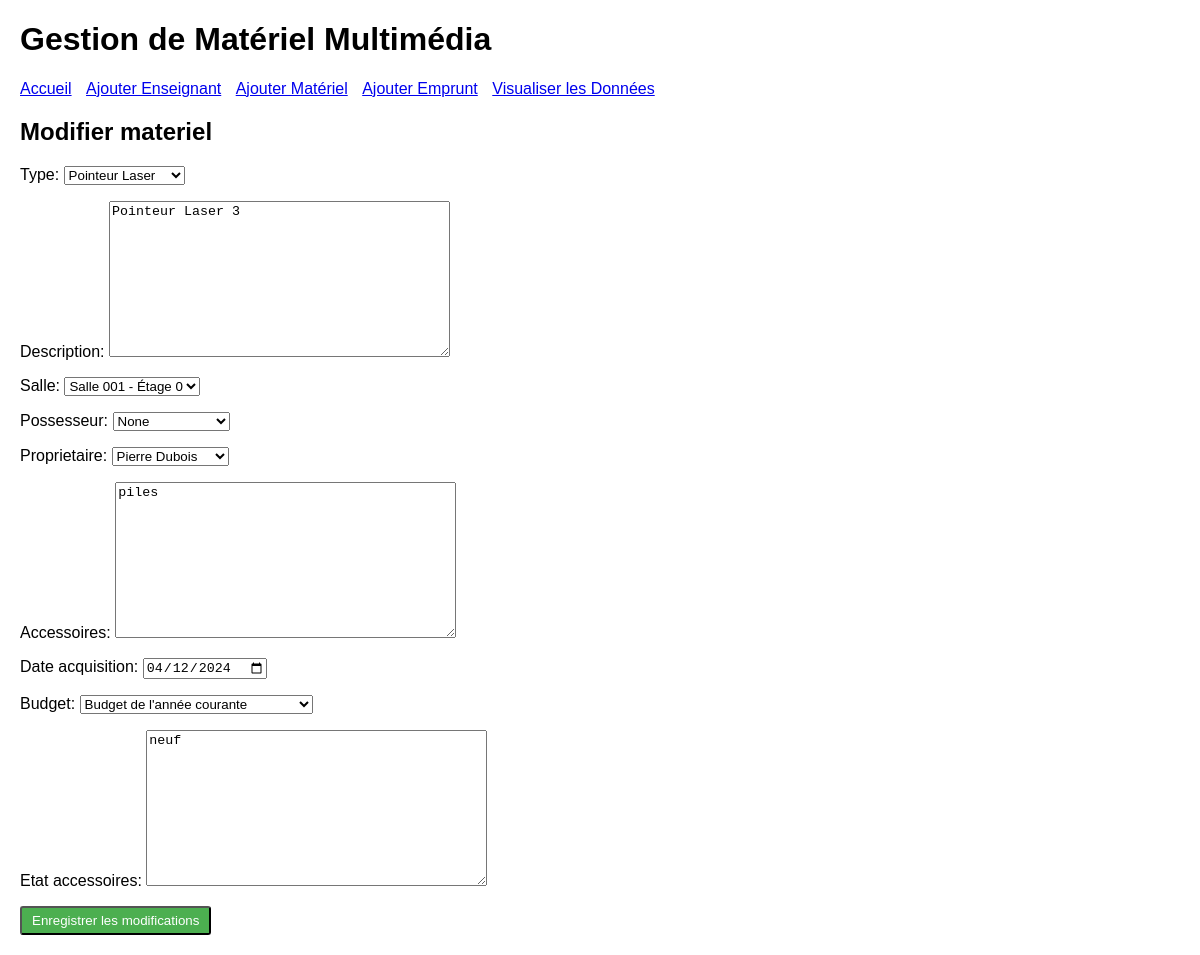
/gestion_materiel/modifier_materiel/12/, run on an earlier commit of the app's database.
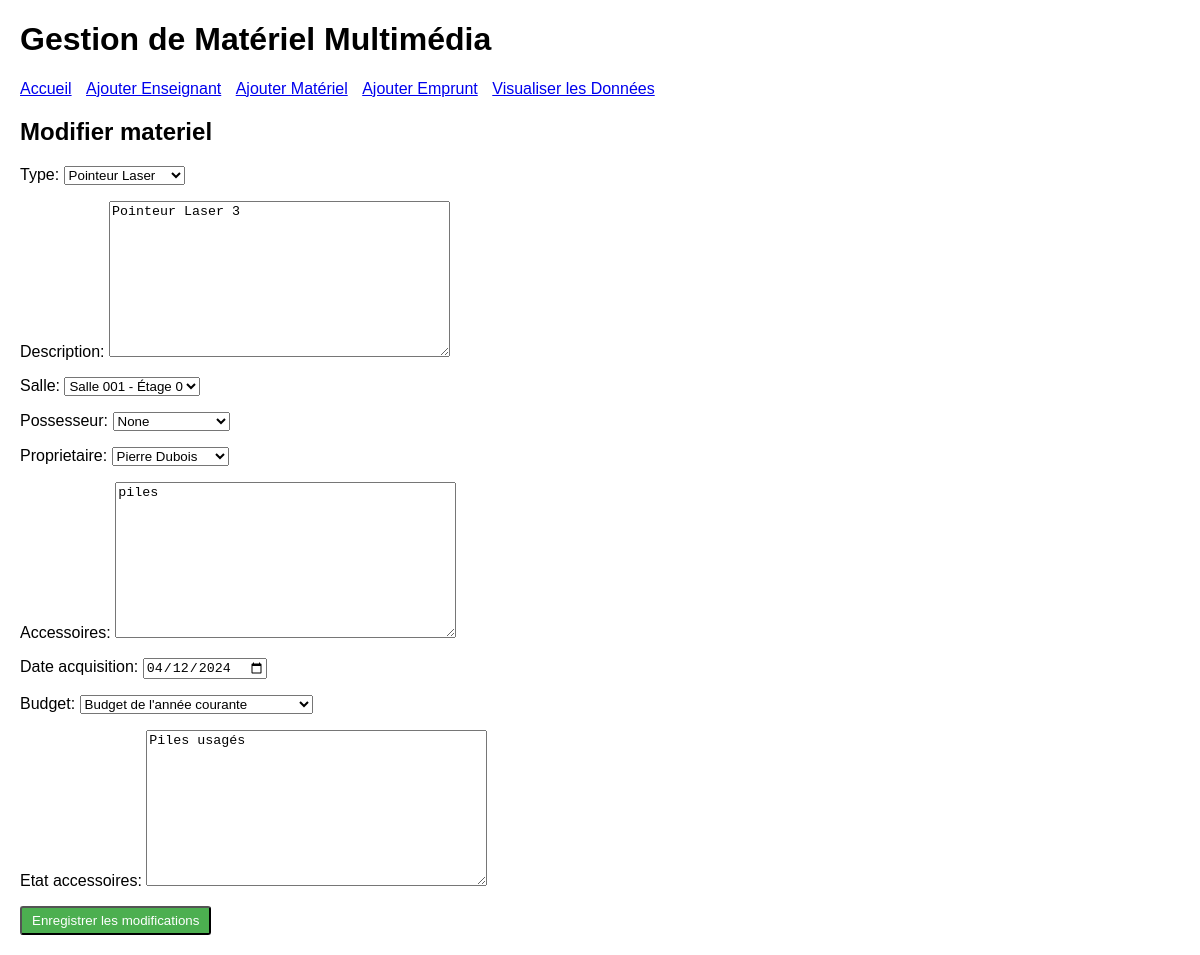
And on a later commit of the database.
### gestion_materiel/models.py (models this page shows, shortened)
class Materiel(models.Model):
    TYPE_CHOICES = [
        ('smartphone', 'Smartphone'),
        ('tablette', 'Tablette'),
        ('ecran', 'Écran'),
        ('video_projecteur', 'Vidéo Projecteur'),
        ('pointeur_laser', 'Pointeur Laser')
    ]
    BUDGET_CHOICES = [
        ('annee_courante', "Budget de l'année courante"),
        ('projets', 'Budget projets'),
        ('financements_exceptionnels', 'Budget financements exceptionnels')
    ]
    type = models.CharField(max_length=20, choices=TYPE_CHOICES)
    description = models.TextField()
    salle = models.ForeignKey(Salle, on_delete=models.SET_NULL, null=True, related_name='materiels', default=1)
    possesseur = models.ForeignKey(Enseignant, on_delete=models.SET_NULL, null=True, blank=True, related_name='materiels_possedes')
    proprietaire = models.ForeignKey(Enseignant, on_delete=models.SET_NULL, null=True, related_name='proprietaire_materiel', default=1)
    accessoires = models.TextField()
    date_acquisition = models.DateField()
    budget = models.CharField(max_length=30, choices=BUDGET_CHOICES, default='annee_courante')
    etat_accessoires = models.TextField()

### gestion_materiel/views.py (the view)
# urls.py: path('modifier_materiel/<int:pk>/', modifier_materiel, name='modifier_materiel'),
def modifier_materiel(request, pk):
    materiel = get_object_or_404(Materiel, pk=pk)
    if request.method == 'POST':
        form = MaterielForm(request.POST, instance=materiel)
        if form.is_valid():
            form.save()
            return redirect('visualisation')
    else:
        form = MaterielForm(instance=materiel)
    return render(request, 'modifier_materiel.html', {'form': form})

### gestion_materiel/forms.py
class MaterielForm(forms.ModelForm):
    possesseur = forms.ModelChoiceField(
        queryset=Enseignant.objects.all(),
        required=False,
        empty_label="None"
    )
    class Meta:
        model = Materiel
        fields = ['type', 'description', 'salle', 'possesseur', 'proprietaire', 'accessoires', 'date_acquisition', 'budget', 'etat_accessoires']
        widgets = {
            'date_acquisition': forms.DateInput(attrs={'type': 'date'})
        }

### gestion_materiel/models.py (called while the page is built)
    def __str__(self):
        return f"{self.prenom} {self.nom}"

    def __str__(self):
        return f"Salle {self.numero} - Étage {self.etage}"

### gestion_materiel/templates/modifier_materiel.html (shortened to what this page needs)
{% extends 'base_generic.html' %}
{% block content %}
  <h2>Modifier materiel</h2>
  <form method="post">
    {{ form.as_p }}
    <button class="btn btn-edit" type="submit">Enregistrer les modifications</button>
  </form>
{% endblock %}

What changed in the data, as far as the page shows it:
changed Materiel "Pointeur Laser": etat_accessoires "neuf" → "Piles usagés"
